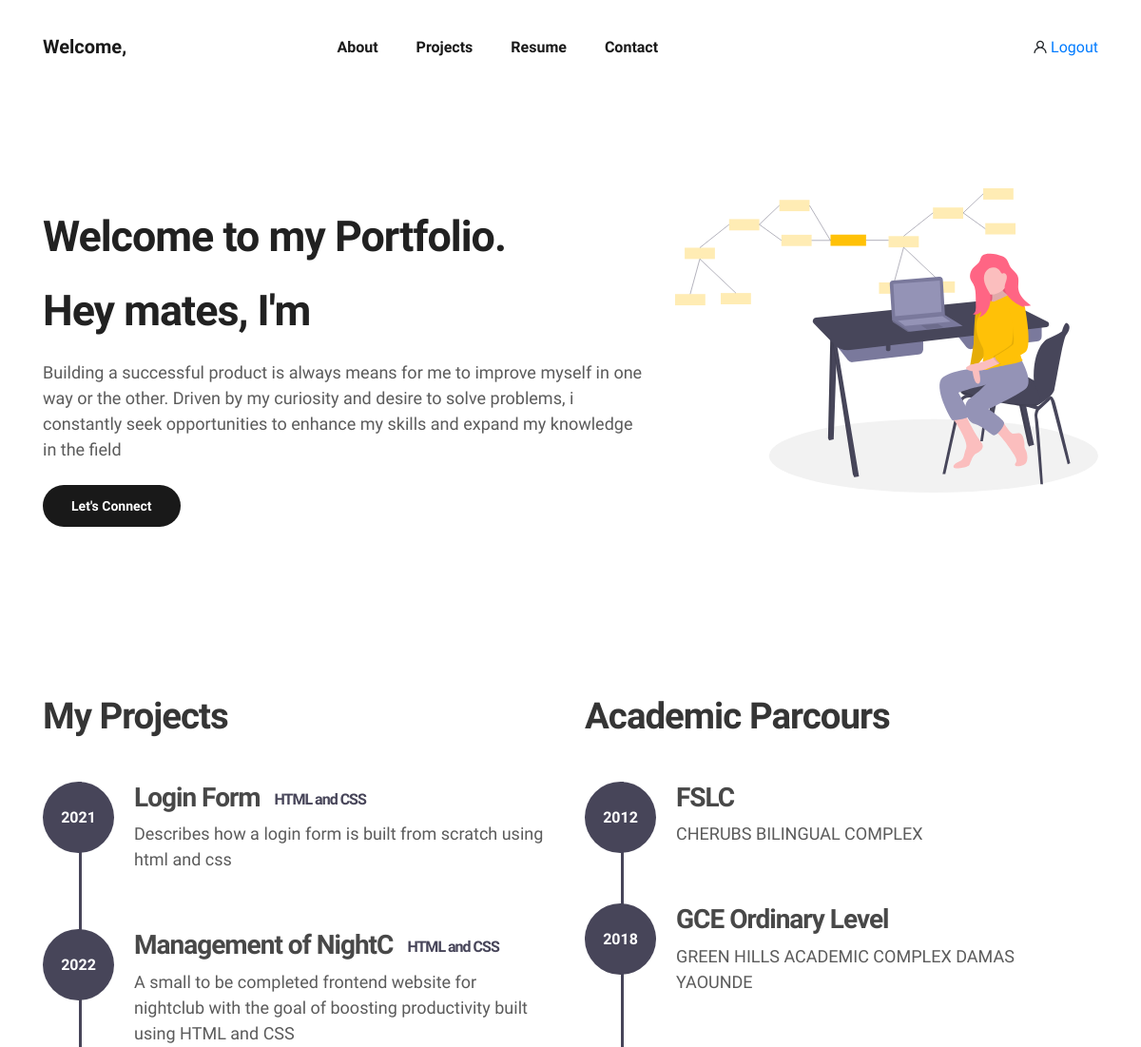
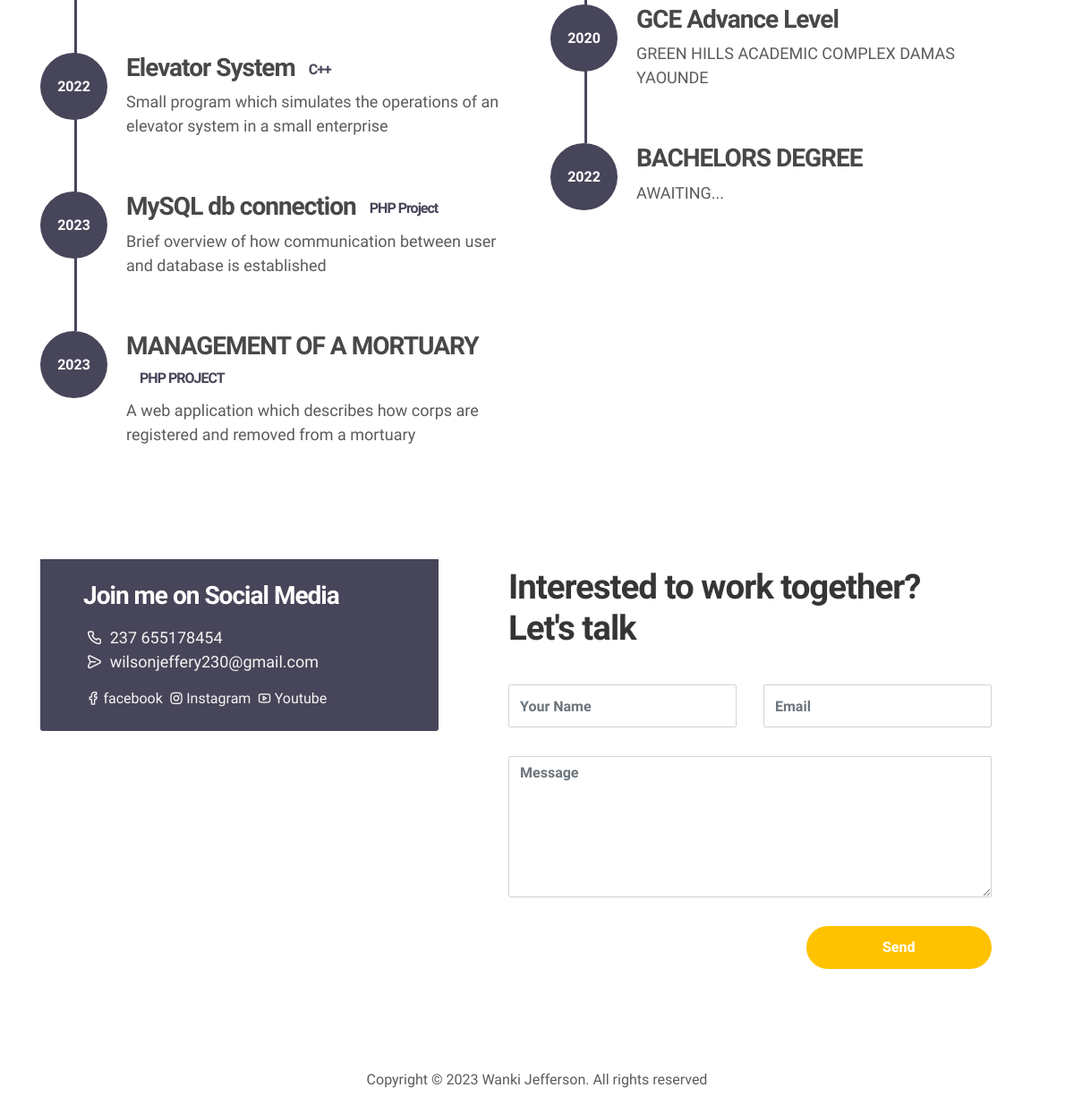
The page / on the database its author committed (2 pictures, top to bottom).
### tables this page shows
CREATE TABLE `project` (
  `project_id` int(11) NOT NULL,
  `project_name` varchar(40) NOT NULL,
  `project_des` text NOT NULL,
  `project_type` varchar(25) NOT NULL,
  `project_date` year(4) DEFAULT NULL
);

### index.php (the view, shortened to what this page needs)
<!doctype html>
<html lang="en">
  <head>
    <link rel="stylesheet" href="css/bootstrap.min.css">
    <link rel="stylesheet" href="css/unicons.css">
    <link rel="stylesheet" href="css/owl.carousel.min.css">
    <link rel="stylesheet" href="css/owl.theme.default.min.css">
    <link rel="stylesheet" href="css/tooplate-style.css">
  </head>
  <body>
    <nav class="navbar navbar-expand-sm navbar-light">
        <div class="container">
            <?php
            $p = $_SESSION['u_name'];
            echo "<a class='navbar-brand' href='index.html'><i class='uil'></i> Welcome, ".$p."</a>";
            ?>
            <div class="collapse navbar-collapse" id="navbarNav">
                <ul class="navbar-nav mx-auto">
                    <li class="nav-item">
                        <a href="#about" class="nav-link"><span data-hover="About">About</span></a>
                    </li>
                    <li class="nav-item">
                        <a href="#project" class="nav-link"><span data-hover="Projects">Projects</span></a>
                    </li>
                    <li class="nav-item">
                        <a href="#resume" class="nav-link"><span data-hover="Resume">Resume</span></a>
                    </li>
                    <li class="nav-item">
                        <a href="#contact" class="nav-link"><span data-hover="Contact">Contact</span></a>
                    </li>
                </ul>
                <ul class="navbar-nav ml-lg-auto">
                    <div class="ml-lg-6">
                      <div class="color-mode d-lg-flex justify-content-center align-items-center">
                        <i class="uil-user"></i>
                        <a href="login.php">Logout</a>
                      </div>
                    </div>
                </ul>
            </div>
        </div>
    </nav>
    <section class="about full-screen d-lg-flex justify-content-center align-items-center" id="about">
        <div class="container">
            <div class="row">
                <div class="col-lg-7 col-md-12 col-12 d-flex align-items-center">
                    <div class="about-text">
                        <h1><span> Welcome to my Portfolio.</span></h1>
                        <h1
                         class="animated animated-text">
                            <span class="mr-2">Hey mates, I'm</span>
                        </h1>
                        <p>Building a successful product is always means for me to improve myself in one way or the other. Driven by my curiosity and desire to solve problems, i constantly seek opportunities to enhance my skills and expand my knowledge in the field
                        </p>
                        <div class="custom-btn-group mt-4">
                          <a href="#contact" class="btn custom-btn custom-btn-bg custom-btn-link">Let's Connect</a>
                        </div>
                    </div>
                </div>
                <div class="col-lg-5 col-md-12 col-12">
                    <div class="about-image svg">
                        <img src="images/undraw/undraw_software_engineer_lvl5.svg" class="img-fluid" alt="svg image">
                    </div>
                </div>
            </div>
        </div>
    </section>
    <section class="resume py-5 d-lg-flex justify-content-center align-items-center" id="resume">
        <div class="container">
            <div class="row">
                <div class="col-lg-6 col-12">
                  <h2 class="mb-4">My Projects</h2>
                    <div class="timeline">
                     <?php
                        require './include/dbcon.inc.php';
                        $sql="SELECT * FROM project WHERE project_type!='Academic_parcours' AND project_type!='Professional_parcours' ORDER BY project_date ASC";
                       if ($result = $conn->query($sql)) {
                            while ($row = $result->fetch_assoc()) {
                                $fieldname1=$row["project_name"];
                                $fieldname2=$row["project_type"];
                                $fieldname3=$row["project_des"];
                                $fieldname4=$row["project_date"];
                    echo '<div class="timeline-wrapper">
                        <div class="timeline-yr">
                            <span>'.$fieldname4.'</span>
                        </div>
                              <div class="timeline-info">
                                    <h3><span>'.$fieldname1.'</span><small>'.$fieldname2.'</small></h3>
                                    <p>'.$fieldname3.'</p>
                                </div>
                    </div>';
                        }
                    }
                    ?>
                    </div>
                </div>
                <div class="col-lg-6 col-12">
                  <h2 class="mb-4 mobile-mt-2">Academic Parcours</h2>
                    <div class="timeline">
                        <?php
                        require './include/dbcon.inc.php';
                        $sql="SELECT * FROM project WHERE project_type='Academic_parcours' ORDER BY project_date ASC";
                       if ($result = $conn->query($sql)) {
                            while ($row = $result->fetch_assoc()) {
                                $fieldname1=$row["project_name"];
                                $fieldname3=$row["project_des"];
                                $fieldname4=$row["project_date"];
                    echo '<div class="timeline-wrapper">
                        <div class="timeline-yr">
                            <span>'.$fieldname4.'</span>
                        </div>
                              <div class="timeline-info">
                                    <h3><span>'.$fieldname1.'</span><small></small></h3>
                                    <p>'.$fieldname3.'</p>
                                </div>
                    </div>';
                        }
                    }
                    ?>
                    </div>
                </div>
            </div>
        </div>
    </section>
    <section class="contact py-5" id="contact">
      <div class="container">
        <div class="row">
          <div class="col-lg-5 mr-lg-5 col-12">
            <div class="contact-info d-flex justify-content-between align-items-center py-4 px-lg-5">
                <div class="contact-info-item">
                    <h3 class="mb-3 text-white">Join me on Social Media</h3>
                    <p class="footer-text mb-0 uil-phone"> 237 655178454</p>
                    <p><a class="uil-message" href="mailto:wilsonjeffery230@gmail.com"> wilsonjeffery230@gmail.com</a></p>
                    <a href="#" class="uil-facebook" data-toggle="tooltip" data-placement="left" title="Dribbble">facebook</a>
                    <a href="#" class="uil-instagram" data-toggle="tooltip" data-placement="left" title="Instagram">Instagram</a>
                    <a href="#" class="uil-youtube" data-toggle="tooltip" data-placement="left" title="Youtube">Youtube</a>
                </div>
            </div>
          </div>
          <div class="col-lg-6 col-12">
            <div class="contact-form">
              <h2 class="mb-4">Interested to work together? Let's talk</h2>
              <form action="include/contact.inc.php" method="post">
                <div class="row">
                  <div class="col-lg-6 col-12">
                    <input type="text" class="form-control" name="sender_name" placeholder="Your Name" id="name">
                  </div>
                  <div class="col-lg-6 col-12">
                    <input type="email" class="form-control" name="sender_email" placeholder="Email" id="email">
                  </div>
                  <div class="col-12">
                    <textarea name="sender_message" rows="6" class="form-control" id="message" placeholder="Message"></textarea>
                  </div>
                  <div class="ml-lg-auto col-lg-5 col-12">
                    <input type="submit" class="form-control submit-btn" value="Send">
                  </div>
                </div>
              </form>
            </div>
          </div>
        </div>
      </div>
    </section>
     <footer class="footer py-5">
          <div class="container">
               <div class="row">
                    <div class="col-lg-12 col-12">
                        <p class="copyright-text text-center">Copyright &copy; 2023 Wanki Jefferson. All rights reserved</p>
                    </div>
               </div>
          </div>
     </footer>
  </body>
</html>

### css/tooplate-style.css (style rules this page uses)
body { font-family: "Maven Pro", sans-serif; padding-top: 70px; }
.full-screen { padding: 8rem 0; }
ul { margin: 0; padding: 0; }
ul li { list-style: none; }
a { font-weight: normal; text-decoration: none !important; transition: all 0.4s ease; }
p { font-size: 18px; font-weight: 300; line-height: 1.5; color: #5b5b5b; }
h1, h2, h3, h4, h5, h6 { font-weight: bold; letter-spacing: -1px; }
h1 { color: #212121; font-size: 2.8em; margin: 24px 0; }
h2 { color: #353535; font-size: 2.4em; font-weight: bold; }
h3 { color: #484848; }
h3, b, strong { font-weight: bold; }
.custom-btn { background: #eee; color: #212529; font-weight: bold; border-radius: 50px; padding: 13px 29px; font-size: 14px; line-height: normal; overflow: hidden; transition: all 0.4s ease; }
.custom-btn.custom-btn-bg { background: rgb(0,0,0,0.9); color: #ffffff; }
.animated { position: relative; }
.navbar { position: fixed; top: 0; right: 0; left: 0; z-index: 999999; will-change: transform; transition: transform 200ms linear; }
.navbar-brand { font-weight: bold; }
.navbar-expand-sm .navbar-nav .nav-link { padding: 0 20px; }
.nav-link { font-weight: bold; font-size: 16px; overflow: hidden; }
.nav-link span { position: relative; display: inline-block; transition: transform 0.3s; }
.nav-link span:before { position: absolute; top: 100%; content: attr(data-hover); transform: translate3d(0, 0, 0); }
.copyright-text { font-size: 16px; font-weight: normal; display: block; }
.color-mode { font-weight: bold; cursor: pointer; }
.timeline-wrapper { position: relative; padding: 22px 0; }
.timeline-wrapper:last-child:before { height: 0; }
.timeline-wrapper:before { content: ""; background: #474559; width: 3px; height: 100%; position: absolute; left: 38px; }
.timeline-yr { background: #474559; border-radius: 100%; position: absolute; width: 75px; height: 75px; line-height: 75px; text-align: center; }
.timeline-yr span { color: #ffffff; font-size: 16px; font-weight: bold; display: block; line-height: 75px; }
.timeline-info { display: inline-block; vertical-align: top; max-width: 432px; margin-left: 6em; }
.timeline-info small { color: #474559; font-size: 16px; font-weight: bold; display: inline-block; vertical-align: middle; margin-left: 15px; }
.contact-form { position: relative; }
.contact-form .form-control { background: transparent; border-radius: 2px; outline: none; box-shadow: none; font-weight: bold; margin: 16px 0; }
.contact-form .form-control:not(textarea) { height: 48px; }
.contact-form .submit-btn { background: #ffc200; border-radius: 50px; color: #ffffff; font-weight: bold; border: 0; cursor: pointer; transition: all 0.4s ease; }
.contact-info { background: #474559; border-radius: 0 0 3px 3px; position: relative; bottom: 8px; }
.contact-info p, .contact-info a { color: #f7f3f3; }

### rows shown on the page
project: project_date "2021", project_name "Login Form", project_type "HTML and CSS", project_des "Describes how a login form is built from scratch using html and css"
project: project_date "2022", project_name "Management of NightC", project_type "HTML and CSS", project_des "A small to be completed frontend website for nightclub with the goal of boosting productivity built using HTML and CSS"
project: project_date "2022", project_name "Elevator System", project_type "C++", project_des "Small program which simulates the operations of an elevator system in a small enterprise"
project: project_date "2023", project_name "MySQL db connection", project_type "PHP Project", project_des "Brief overview of how communication between user and database is established"
project: project_date "2023", project_name "MANAGEMENT OF A MORTUARY", project_type "PHP PROJECT", project_des "A web application which describes how corps are registered and removed from a mortuary"
project: project_date "2012", project_name "FSLC", project_des "CHERUBS BILINGUAL COMPLEX"
project: project_date "2018", project_name "GCE Ordinary Level", project_des "GREEN HILLS ACADEMIC COMPLEX DAMAS YAOUNDE"
project: project_date "2020", project_name "GCE Advance Level", project_des "GREEN HILLS ACADEMIC COMPLEX DAMAS YAOUNDE"
project: project_date "2022", project_name "BACHELORS DEGREE", project_des "AWAITING..."
